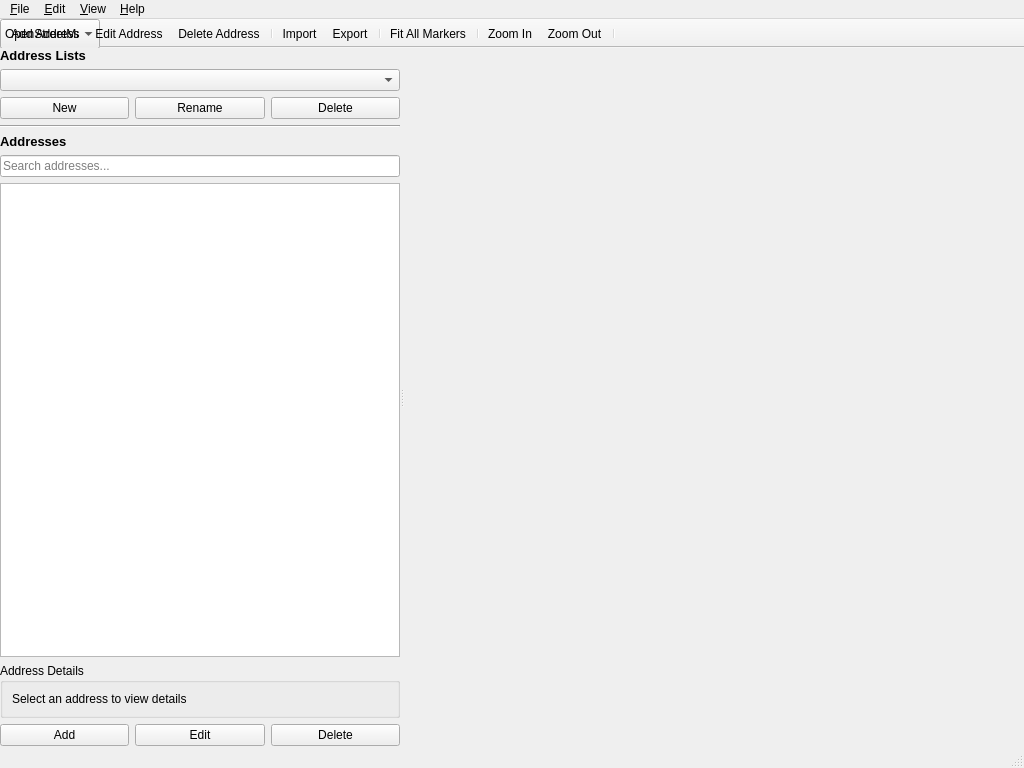
<?xml version="1.0" encoding="UTF-8"?>
<ui version="4.0">
 <class>MainWindow</class>
 <widget class="QMainWindow" name="MainWindow">
  <property name="geometry">
   <rect>
    <x>0</x>
    <y>0</y>
    <width>1024</width>
    <height>768</height>
   </rect>
  </property>
  <property name="windowTitle">
   <string>Map Address</string>
  </property>
  <widget class="QWidget" name="centralwidget">
   <layout class="QVBoxLayout" name="verticalLayout">
    <property name="spacing">
     <number>0</number>
    </property>
    <property name="leftMargin">
     <number>0</number>
    </property>
    <property name="topMargin">
     <number>0</number>
    </property>
    <property name="rightMargin">
     <number>0</number>
    </property>
    <property name="bottomMargin">
     <number>0</number>
    </property>
    <item>
     <widget class="QSplitter" name="splitter">
      <property name="orientation">
       <enum>Qt::Horizontal</enum>
      </property>
      <widget class="QWidget" name="sidebarWidget" native="true">
       <property name="minimumSize">
        <size>
         <width>250</width>
         <height>0</height>
        </size>
       </property>
       <property name="maximumSize">
        <size>
         <width>400</width>
         <height>16777215</height>
        </size>
       </property>
       <layout class="QVBoxLayout" name="sidebarLayout">
        <property name="spacing">
         <number>6</number>
        </property>
        <item>
         <widget class="QLabel" name="listLabel">
          <property name="font">
           <font>
            <pointsize>10</pointsize>
            <bold>true</bold>
           </font>
          </property>
          <property name="text">
           <string>Address Lists</string>
          </property>
         </widget>
        </item>
        <item>
         <widget class="QComboBox" name="listComboBox">
          <property name="toolTip">
           <string>Select an address list</string>
          </property>
         </widget>
        </item>
        <item>
         <layout class="QHBoxLayout" name="listButtonsLayout">
          <item>
           <widget class="QPushButton" name="newListButton">
            <property name="toolTip">
             <string>Create a new address list</string>
            </property>
            <property name="text">
             <string>New</string>
            </property>
           </widget>
          </item>
          <item>
           <widget class="QPushButton" name="renameListButton">
            <property name="toolTip">
             <string>Rename the current list</string>
            </property>
            <property name="text">
             <string>Rename</string>
            </property>
           </widget>
          </item>
          <item>
           <widget class="QPushButton" name="deleteListButton">
            <property name="toolTip">
             <string>Delete the current list</string>
            </property>
            <property name="text">
             <string>Delete</string>
            </property>
           </widget>
          </item>
         </layout>
        </item>
        <item>
         <widget class="Line" name="line">
          <property name="orientation">
           <enum>Qt::Horizontal</enum>
          </property>
         </widget>
        </item>
        <item>
         <widget class="QLabel" name="addressesLabel">
          <property name="font">
           <font>
            <pointsize>10</pointsize>
            <bold>true</bold>
           </font>
          </property>
          <property name="text">
           <string>Addresses</string>
          </property>
         </widget>
        </item>
        <item>
         <widget class="QLineEdit" name="searchLineEdit">
          <property name="placeholderText">
           <string>Search addresses...</string>
          </property>
          <property name="clearButtonEnabled">
           <bool>true</bool>
          </property>
         </widget>
        </item>
        <item>
         <widget class="QListWidget" name="addressListWidget">
          <property name="toolTip">
           <string>List of addresses in the current list</string>
          </property>
         </widget>
        </item>
        <item>
         <widget class="QGroupBox" name="detailsGroupBox">
          <property name="title">
           <string>Address Details</string>
          </property>
          <layout class="QVBoxLayout" name="detailsLayout">
           <item>
            <widget class="QLabel" name="detailsLabel">
             <property name="text">
              <string>Select an address to view details</string>
             </property>
             <property name="wordWrap">
              <bool>true</bool>
             </property>
             <property name="textInteractionFlags">
              <set>Qt::TextSelectableByMouse</set>
             </property>
            </widget>
           </item>
          </layout>
         </widget>
        </item>
        <item>
         <layout class="QHBoxLayout" name="addressButtonsLayout">
          <item>
           <widget class="QPushButton" name="addAddressButton">
            <property name="toolTip">
             <string>Add a new address</string>
            </property>
            <property name="text">
             <string>Add</string>
            </property>
           </widget>
          </item>
          <item>
           <widget class="QPushButton" name="editAddressButton">
            <property name="toolTip">
             <string>Edit the selected address</string>
            </property>
            <property name="text">
             <string>Edit</string>
            </property>
           </widget>
          </item>
          <item>
           <widget class="QPushButton" name="deleteAddressButton">
            <property name="toolTip">
             <string>Delete the selected address</string>
            </property>
            <property name="text">
             <string>Delete</string>
            </property>
           </widget>
          </item>
         </layout>
        </item>
       </layout>
      </widget>
      <widget class="QWidget" name="mapContainer" native="true">
       <layout class="QVBoxLayout" name="mapLayout">
        <property name="spacing">
         <number>0</number>
        </property>
        <property name="leftMargin">
         <number>0</number>
        </property>
        <property name="topMargin">
         <number>0</number>
        </property>
        <property name="rightMargin">
         <number>0</number>
        </property>
        <property name="bottomMargin">
         <number>0</number>
        </property>
       </layout>
      </widget>
     </widget>
    </item>
   </layout>
  </widget>
  <widget class="QMenuBar" name="menubar">
   <property name="geometry">
    <rect>
     <x>0</x>
     <y>0</y>
     <width>1024</width>
     <height>22</height>
    </rect>
   </property>
   <widget class="QMenu" name="menuFile">
    <property name="title">
     <string>&amp;File</string>
    </property>
    <addaction name="actionImport"/>
    <addaction name="actionExport"/>
    <addaction name="separator"/>
    <addaction name="actionExit"/>
   </widget>
   <widget class="QMenu" name="menuEdit">
    <property name="title">
     <string>&amp;Edit</string>
    </property>
    <addaction name="actionAddAddress"/>
    <addaction name="actionEditAddress"/>
    <addaction name="actionDeleteAddress"/>
    <addaction name="separator"/>
    <addaction name="actionSettings"/>
   </widget>
   <widget class="QMenu" name="menuView">
    <property name="title">
     <string>&amp;View</string>
    </property>
    <addaction name="actionFitAllMarkers"/>
    <addaction name="separator"/>
    <addaction name="actionZoomIn"/>
    <addaction name="actionZoomOut"/>
   </widget>
   <widget class="QMenu" name="menuHelp">
    <property name="title">
     <string>&amp;Help</string>
    </property>
    <addaction name="actionAbout"/>
   </widget>
   <addaction name="menuFile"/>
   <addaction name="menuEdit"/>
   <addaction name="menuView"/>
   <addaction name="menuHelp"/>
  </widget>
  <widget class="QStatusBar" name="statusbar"/>
  <widget class="QToolBar" name="toolBar">
   <property name="windowTitle">
    <string>toolBar</string>
   </property>
   <property name="movable">
    <bool>false</bool>
   </property>
   <attribute name="toolBarArea">
    <enum>TopToolBarArea</enum>
   </attribute>
   <attribute name="toolBarBreak">
    <bool>false</bool>
   </attribute>
   <addaction name="actionAddAddress"/>
   <addaction name="actionEditAddress"/>
   <addaction name="actionDeleteAddress"/>
   <addaction name="separator"/>
   <addaction name="actionImport"/>
   <addaction name="actionExport"/>
   <addaction name="separator"/>
   <addaction name="actionFitAllMarkers"/>
   <addaction name="separator"/>
   <addaction name="actionZoomIn"/>
   <addaction name="actionZoomOut"/>
   <addaction name="separator"/>
   <widget class="QLabel" name="mapProviderLabel">
    <property name="text">
     <string>Map Provider:</string>
    </property>
   </widget>
   <widget class="QComboBox" name="mapProviderComboBox">
    <property name="toolTip">
     <string>Select map provider</string>
    </property>
    <item>
     <property name="text">
      <string>OpenStreetMap</string>
     </property>
    </item>
    <item>
     <property name="text">
      <string>Google Maps</string>
     </property>
    </item>
   </widget>
  </widget>
  <action name="actionExit">
   <property name="text">
    <string>E&amp;xit</string>
   </property>
   <property name="shortcut">
    <string>Ctrl+Q</string>
   </property>
  </action>
  <action name="actionAddAddress">
   <property name="icon">
    <iconset resource="../../resources/resources.qrc">
     <normaloff>:/icons/icons/add.svg</normaloff>
    </iconset>
   </property>
   <property name="text">
    <string>Add Address</string>
   </property>
   <property name="toolTip">
    <string>Add a new address</string>
   </property>
   <property name="shortcut">
    <string>Ctrl+N</string>
   </property>
  </action>
  <action name="actionEditAddress">
   <property name="icon">
    <iconset resource="../../resources/resources.qrc">
     <normaloff>:/icons/icons/edit.svg</normaloff>
    </iconset>
   </property>
   <property name="text">
    <string>Edit Address</string>
   </property>
   <property name="toolTip">
    <string>Edit selected address</string>
   </property>
   <property name="shortcut">
    <string>Ctrl+E</string>
   </property>
  </action>
  <action name="actionDeleteAddress">
   <property name="icon">
    <iconset resource="../../resources/resources.qrc">
     <normaloff>:/icons/icons/delete.svg</normaloff>
    </iconset>
   </property>
   <property name="text">
    <string>Delete Address</string>
   </property>
   <property name="toolTip">
    <string>Delete selected address</string>
   </property>
   <property name="shortcut">
    <string>Del</string>
   </property>
  </action>
  <action name="actionAbout">
   <property name="text">
    <string>About</string>
   </property>
  </action>
  <action name="actionImport">
   <property name="icon">
    <iconset resource="../../resources/resources.qrc">
     <normaloff>:/icons/icons/import.svg</normaloff>
    </iconset>
   </property>
   <property name="text">
    <string>Import...</string>
   </property>
   <property name="toolTip">
    <string>Import addresses from CSV</string>
   </property>
  </action>
  <action name="actionExport">
   <property name="icon">
    <iconset resource="../../resources/resources.qrc">
     <normaloff>:/icons/icons/export.svg</normaloff>
    </iconset>
   </property>
   <property name="text">
    <string>Export...</string>
   </property>
   <property name="toolTip">
    <string>Export addresses to CSV</string>
   </property>
  </action>
  <action name="actionSettings">
   <property name="icon">
    <iconset theme="preferences-system">
     <normaloff>.</normaloff>.</iconset>
   </property>
   <property name="text">
    <string>Settings...</string>
   </property>
   <property name="toolTip">
    <string>Application settings and preferences</string>
   </property>
   <property name="shortcut">
    <string>Ctrl+,</string>
   </property>
  </action>
  <action name="actionFitAllMarkers">
   <property name="icon">
    <iconset resource="../../resources/resources.qrc">
     <normaloff>:/icons/icons/fit-all.svg</normaloff>
    </iconset>
   </property>
   <property name="text">
    <string>Fit All Markers</string>
   </property>
   <property name="toolTip">
    <string>Zoom to show all markers</string>
   </property>
  </action>
  <action name="actionZoomIn">
   <property name="icon">
    <iconset resource="../../resources/resources.qrc">
     <normaloff>:/icons/icons/zoom-in.svg</normaloff>
    </iconset>
   </property>
   <property name="text">
    <string>Zoom In</string>
   </property>
   <property name="toolTip">
    <string>Zoom in on the map</string>
   </property>
   <property name="shortcut">
    <string>Ctrl++</string>
   </property>
  </action>
  <action name="actionZoomOut">
   <property name="icon">
    <iconset resource="../../resources/resources.qrc">
     <normaloff>:/icons/icons/zoom-out.svg</normaloff>
    </iconset>
   </property>
   <property name="text">
    <string>Zoom Out</string>
   </property>
   <property name="toolTip">
    <string>Zoom out on the map</string>
   </property>
   <property name="shortcut">
    <string>Ctrl+-</string>
   </property>
  </action>
 </widget>
 <resources>
  <include location="../../resources/resources.qrc"/>
 </resources>
 <connections>
  <connection>
   <sender>actionExit</sender>
   <signal>triggered()</signal>
   <receiver>MainWindow</receiver>
   <slot>close()</slot>
   <hints>
    <hint type="sourcelabel">
     <x>-1</x>
     <y>-1</y>
    </hint>
    <hint type="destinationlabel">
     <x>511</x>
     <y>383</y>
    </hint>
   </hints>
  </connection>
 </connections>
</ui>
